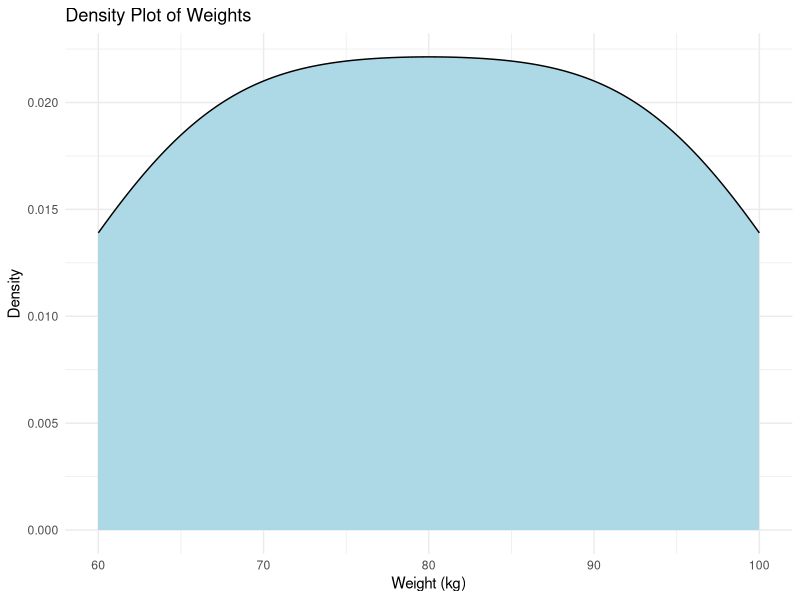

The R script that drew this image:
library(ggplot2)
# Create a data frame
weights_data <- data.frame(
  Weight = c(60, 65, 70, 75, 80, 85, 90, 95, 100)
)

# Plot density plot
ggplot(weights_data, aes(x = Weight)) +
  geom_density(fill = "lightblue") +
  labs(title = "Density Plot of Weights",
       x = "Weight (kg)",
       y = "Density") +
  theme_minimal()
